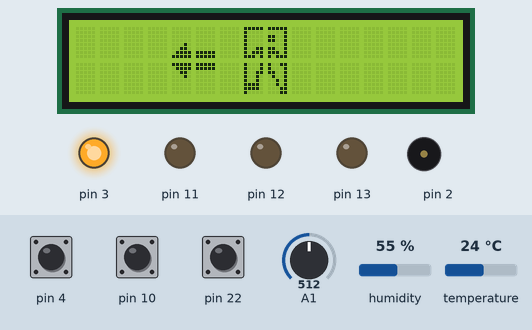
Recording of a sketch running on a simulated Arduino Leonardo, built with avr-gcc and run on an emulated ATmega32U4. Parts: 16×2 character LCD, output pins drawn as LEDs (lit = HIGH), buzzer (waves = sounding). Inputs (shaded band) come from the test bench; at power-on: A1 = 512, pin 4 HIGH, pin 10 HIGH, pin 22 HIGH, humidity 55 %, temperature 24 °C. What the sketch prints to the serial monitor is not drawn.

Above: at 1.2 s.
1.3 s: A1 set to 900
At 2.29 s:
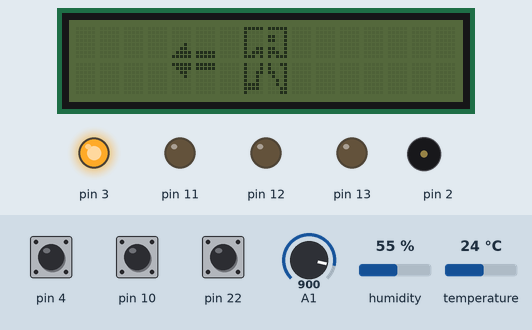
At 3.1 s:
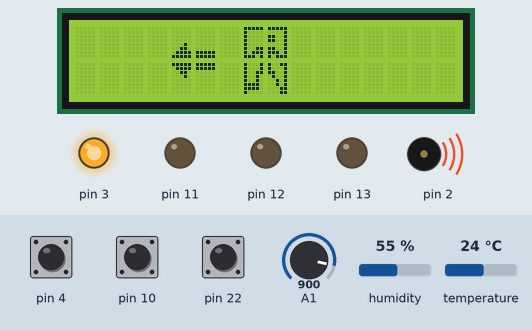
Timing chart, 0 to 10.1 s (numbered marks = the images above; inputs shaded):
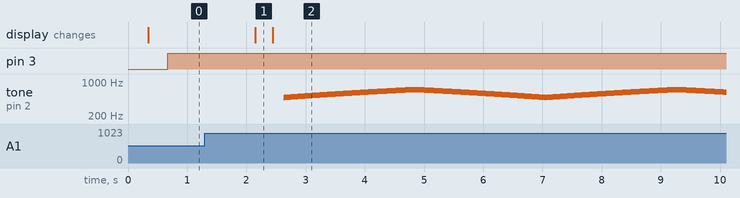

The sketch:

Emergency_Evacuation.ino
```cpp
#include <LiquidCrystal_I2C.h>
#include "DHT.h"
//RGB == 건물 내부의 LED 표현
const uint8_t RED = {13U};
const uint8_t GREEN = {12U};
const uint8_t BLUE = {11U};
bool rgb =false;
//BUTTON == LED를 껐다 켰다 할 수 있는 장치.
const uint8_t LED_BUTTON = {10U};
int led_count =0;

//광센서 == 건물 내부가 어두워 진다면 비상 대피로가 점점 밝아지는 역할
const uint8_t LIGHT_SENSOR = {A1};

//DHT11 == 건물 내부 화제 감지
class DHT dht(A0, 11);
int fire_count =0;
const uint8_t LED = {3U}; //정상 작동중인지 확인

//부저 == 화제 감지 및 지진 감지 이후 비상벨 울리기
const uint8_t BUZZER = {2U};
const uint8_t BUZZER_BUTTON = {4U};

//지진감지 센서 == 지진 감지
const uint8_t TILT_SW = {22U};
int tilt_count=0;

//LCD
class LiquidCrystal_I2C lcd(0x27, 16, 2);
const uint8_t I2C_BUTTON = {9U};
int i2c_count = 0;
const uint8_t human1[]{
  0b00011111, 0b00010000, 0b00010000, 0b00010000,
  0b00010000, 0b00010011, 0b00010111, 0b00011101
};
const uint8_t human2[]{
  0b00011111, 0b00000001, 0b00011001, 0b00011001,
  0b00000001, 0b00011001, 0b00011101, 0b00010111
};
const uint8_t human3[]{
  0b00010001, 0b00010001, 0b00010011, 0b00010010,
  0b00010010, 0b00011110, 0b00011110, 0b00010000
};
const uint8_t human4[]{
  0b00010011, 0b00010001, 0b00011001, 0b00001001,
  0b00000101, 0b00000101, 0b00000011, 0b00000011
};

const uint8_t left1[]{
  0b00000000, 0b00000000, 0b00000000, 0b00000000,
  0b00000010, 0b00000110, 0b00001111, 0b00011111
};
const uint8_t left2[]{
  0b00000000, 0b00000000, 0b00000000, 0b00000000,
  0b00000000, 0b00000000, 0b00011111, 0b00011111
};
const uint8_t left3[]{
  0b00011111, 0b00001111, 0b00000110, 0b00000010,
  0b00000000, 0b00000000, 0b00000000, 0b00000000
};
const uint8_t left4[]{
  0b00011111, 0b00011111, 0b00000000, 0b00000000,
  0b00000000, 0b00000000, 0b00000000, 0b00000000
};

const uint8_t right1[]{
  0b00000000, 0b00000000, 0b00000000, 0b00000000,
  0b00000000, 0b00000000, 0b00011111, 0b00011111
};
const uint8_t right2[]{
  0b00000000, 0b00000000, 0b00000000, 0b00000000,
  0b00010000, 0b00011100, 0b00011110, 0b00011111
};
const uint8_t right3[]{
  0b00011111, 0b00011111, 0b00000000, 0b00000000,
  0b00000000, 0b00000000, 0b00000000, 0b00000000
};
const uint8_t right4[]{
  0b00011111, 0b00011110, 0b00011000, 0b00010000,
  0b00000000, 0b00000000, 0b00000000, 0b00000000
};

const uint8_t left_right1[]{
  0b00000000, 0b00000000, 0b00000000, 0b00000000,
  0b00000000, 0b00000100, 0b00001100, 0b00011111
};
const uint8_t left_right2[]{
  0b00011111, 0b00001100, 0b00000100, 0b00000000,
  0b00000000, 0b00000000, 0b00000000, 0b00000000
};
const uint8_t left_right3[]{
  0b00000000, 0b00000000, 0b00000000, 0b00000000,
  0b00000000, 0b00000100, 0b00000110, 0b00011111
};
const uint8_t left_right4[]{
  0b00011111, 0b00000110, 0b00000100, 0b00000000,
  0b00000000, 0b00000000, 0b00000000, 0b00000000
};

void setup() {
  // put your setup code here, to run once:
  Serial.begin(115200UL);
  Serial1.begin(9600UL);
  //RGB
  pinMode(RED, OUTPUT);
  pinMode(GREEN, OUTPUT);
  pinMode(BLUE, OUTPUT);

  //BUTTON
  pinMode(LED_BUTTON, INPUT_PULLUP);

  //광센서
  pinMode(LIGHT_SENSOR, INPUT);

  //DHT11
  dht.begin();
  pinMode(LED, OUTPUT);

  //부저
  pinMode(BUZZER, OUTPUT);
  pinMode(BUZZER_BUTTON, INPUT_PULLUP);

  //지진감지
  pinMode(TILT_SW, INPUT_PULLUP);

  //LCD
  lcd.init(); //LCD 초기화
  lcd.home();
  //lcd.backlight();
  lcd.clear(); //화면을 한번 지워주세요.
  pinMode(I2C_BUTTON, INPUT_PULLUP);
}

void loop() {
  // put your main code here, to run repeatedly:
  //RGB && BUTTON
  bool button_value = digitalRead(LED_BUTTON);
  if(!button_value){
    led_count++;
    rgb=true;
    delay(100UL);
  }else{
    digitalWrite(RED, LOW);
    digitalWrite(GREEN, LOW);
    digitalWrite(BLUE, LOW);;
  }
  if(led_count==1 && rgb==true){
    digitalWrite(RED, HIGH);
    digitalWrite(GREEN, HIGH);
    digitalWrite(BLUE, HIGH);
  }else if(led_count ==2){
    digitalWrite(RED, LOW);
    digitalWrite(GREEN, LOW);
    digitalWrite(BLUE, LOW);;
    led_count=0;
    rgb=false;
  }

  //조도 센서 ==> LCD랑 조합
  uint16_t light_value = analogRead(LIGHT_SENSOR);
  light_value = constrain(light_value, 380, 957);
  uint16_t mapped_light_value = map(light_value, 380, 960, 0 ,290);
  delay(200UL);
  Serial.print(F("Mapped_Light_value: "));
  Serial.println(mapped_light_value);
  if(mapped_light_value <=200){
    lcd.backlight();
    lcd.createChar(0, human1);
    lcd.createChar(1, human2);
    lcd.createChar(2, human3);
    lcd.createChar(3, human4);
    lcd.createChar(4, left1);
    lcd.createChar(5, left2);
    lcd.createChar(6, left3);
    lcd.createChar(7, left4);
    //사람 표시등
    lcd.setCursor(7,0);
    lcd.write(byte(0));
    lcd.setCursor(8,0);
    lcd.write(byte(1));
    lcd.setCursor(7,1);
    lcd.write(byte(2));
    lcd.setCursor(8,1);
    lcd.write(byte(3));
    //좌측 표시등
    lcd.setCursor(4,0);
    lcd.write(byte(4));
    lcd.setCursor(5,0);
    lcd.write(byte(5));
    lcd.setCursor(4,1);
    lcd.write(byte(6));
    lcd.setCursor(5,1);
    lcd.write(byte(7));
  }else if(tilt_count>=3 || fire_count >=5){
    lcd.backlight();
  }else{
      lcd.noBacklight();
  }

  //화재 감지 및 지진 감지 ==> 부저 울리기
  bool tilt_state = digitalRead(TILT_SW);
  bool buzzer_button = digitalRead(BUZZER_BUTTON);
  float temperature = 0.0F;
  float percentHumidity= 0.0F;
  if(tilt_state){
    //지진 감지
    tilt_count++;
    Serial.print(F("지진 감지 횟수: "));
    Serial.println(tilt_count);
    delay(300UL);
    if(tilt_count >= 3){
      digitalWrite(RED, LOW);
      digitalWrite(GREEN, LOW);
      digitalWrite(BLUE, LOW);;
      rgb=false;
      lcd.backlight();
      delay(10UL);
      Serial1.println(F("지진이 발생하였습니다."));
      Serial1.println(F("튼튼한 탁자의 아래로 들어가 탁자 다리를 꼭 잡고 몸을 보호하세요."));
      Serial1.println(F("탁자 아래와 같이 피할 곳이 없을 때에는 방석 등으로 머리를 보호하세요."));
      for(int i=0; i<45; i++){
        for(int j=480; j<=700; j++ ){
          tone(BUZZER, j);
          delay(10UL);
        }
        for(int k=700; k>=480; --k){
          tone(BUZZER, k);
          delay(10UL);
        }
      }
      noTone(BUZZER);
      tilt_count=0;
      delay(100UL);
    }
  }
  //화제 감지
  if(dht.read()){
    digitalWrite(LED,HIGH);
    temperature =dht.readTemperature();
    percentHumidity = dht.readHumidity();
    float heat = dht.computeHeatIndex(temperature, percentHumidity);
    Serial.print(F("Heat: "));
    Serial.println(String(heat));
    if(heat >= 100.0){
      fire_count++;
      delay(500UL);
      if(fire_count >= 5){
        digitalWrite(RED, LOW);
        digitalWrite(GREEN, LOW);
        digitalWrite(BLUE, LOW);;
        rgb=false;
        lcd.backlight();
        delay(10UL);
        Serial1.println(F("화재가 발생했습니다."));
        Serial1.println(F("주변 사람들에게 알리며 신속히 대피해주세요."));
        Serial1.println(F("대피할 때는 엘리베이터를 절대 이용하지 않고 계단을 통하여 지상으로 안전하게 대피하세요."));
        Serial1.println(F("대피가 어려운 경우에는 창문으로 구조요청을 하거나 대피공간 또는 경량칸막이를 이용하여 대피하세요."));
        for(int i=0; i<45; i++){
          if(!buzzer_button){
            noTone(BUZZER);
            tilt_count=0;
            fire_count=0;
            delay(100UL);
          }
          for(int j=480; j<=700; j++ ){
            tone(BUZZER, j);
            delay(10UL);
          }
          for(int k=700; k>=480; --k){
            tone(BUZZER, k);
            delay(10UL);
          }
        }
        noTone(BUZZER);
        fire_count=0;
        delay(100UL);
      }
    }else{
      delay(350UL);
      fire_count=0;
    }
  }
  /*
  //LCD
  //사람 표시등
  bool i2c_button = digitalRead(I2C_BUTTON);
  if(!i2c_button){
    i2c_count++;
    lcd.clear();
    delay(100UL);
    lcd.backlight();
  }
  if(i2c_count==1){
    lcd.createChar(0, human1);
    lcd.createChar(1, human2);
    lcd.createChar(2, human3);
    lcd.createChar(3, human4);
    lcd.createChar(4, left1);
    lcd.createChar(5, left2);
    lcd.createChar(6, left3);
    lcd.createChar(7, left4);
    //사람 표시등
    lcd.setCursor(7,0);
    lcd.write(byte(0));
    lcd.setCursor(8,0);
    lcd.write(byte(1));
    lcd.setCursor(7,1);
    lcd.write(byte(2));
    lcd.setCursor(8,1);
    lcd.write(byte(3));
    //좌측 표시등
    lcd.setCursor(4,0);
    lcd.write(byte(4));
    lcd.setCursor(5,0);
    lcd.write(byte(5));
    lcd.setCursor(4,1);
    lcd.write(byte(6));
    lcd.setCursor(5,1);
    lcd.write(byte(7));
  }else if(i2c_count==2){
    lcd.createChar(0, human1);
    lcd.createChar(1, human2);
    lcd.createChar(2, human3);
    lcd.createChar(3, human4);
    lcd.createChar(4, right1);
    lcd.createChar(5, right2);
    lcd.createChar(6, right3);
    lcd.createChar(7, right4);
    //사람 표시등
    lcd.setCursor(7,0);
    lcd.write(byte(0));
    lcd.setCursor(8,0);
    lcd.write(byte(1));
    lcd.setCursor(7,1);
    lcd.write(byte(2));
    lcd.setCursor(8,1);
    lcd.write(byte(3));
    //우측 표시등
    lcd.setCursor(10,0);
    lcd.write(byte(4));
    lcd.setCursor(11,0);
    lcd.write(byte(5));
    lcd.setCursor(10,1);
    lcd.write(byte(6));
    lcd.setCursor(11,1);
    lcd.write(byte(7));
  }else if(i2c_count==3){
    lcd.createChar(0, human1);
    lcd.createChar(1, human2);
    lcd.createChar(2, human3);
    lcd.createChar(3, human4);
    lcd.createChar(4, left_right1);
    lcd.createChar(5, left_right2);
    lcd.createChar(6, left_right3);
    lcd.createChar(7, left_right4);
    //사람 표시등
    lcd.setCursor(7,0);
    lcd.write(byte(0));
    lcd.setCursor(8,0);
    lcd.write(byte(1));
    lcd.setCursor(7,1);
    lcd.write(byte(2));
    lcd.setCursor(8,1);
    lcd.write(byte(3));
    //좌&우 표시등
    lcd.setCursor(5,0);
    lcd.write(byte(4));
    lcd.setCursor(5,1);
    lcd.write(byte(5));
    lcd.setCursor(10,0);
    lcd.write(byte(6));
    lcd.setCursor(10,1);
    lcd.write(byte(7));
  }else if(i2c_count==4){
    i2c_count=0;
  }*/
}
```

Measured:
- after the input at 1.3 s, the display: changes after 0.85 s (image 1)
- by itself, tone on pin 2: plays 480 Hz for 0.01 s, 481 Hz for 0.01 s, 482 Hz for 0.01 s, 483 Hz for 0.01 s, 484 Hz for 0.01 s, 485 Hz for 0.01 s … (743 notes in this stretch)
